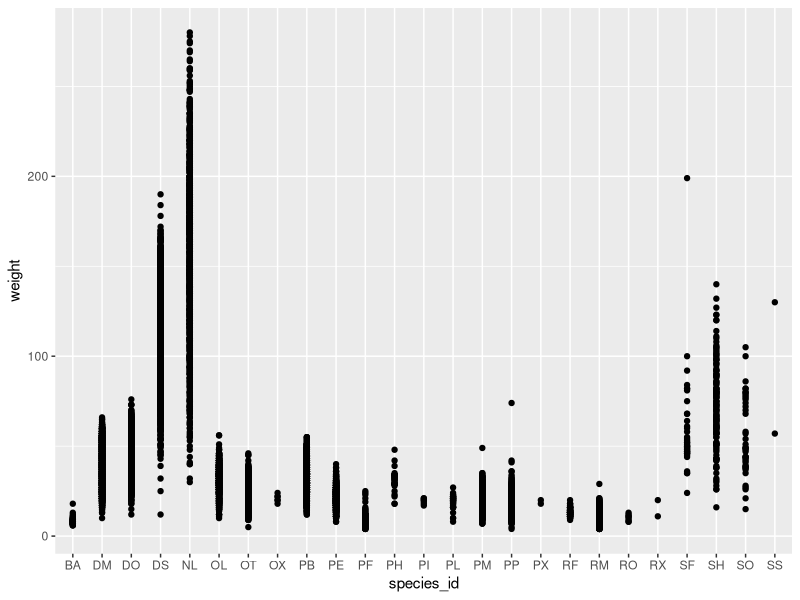
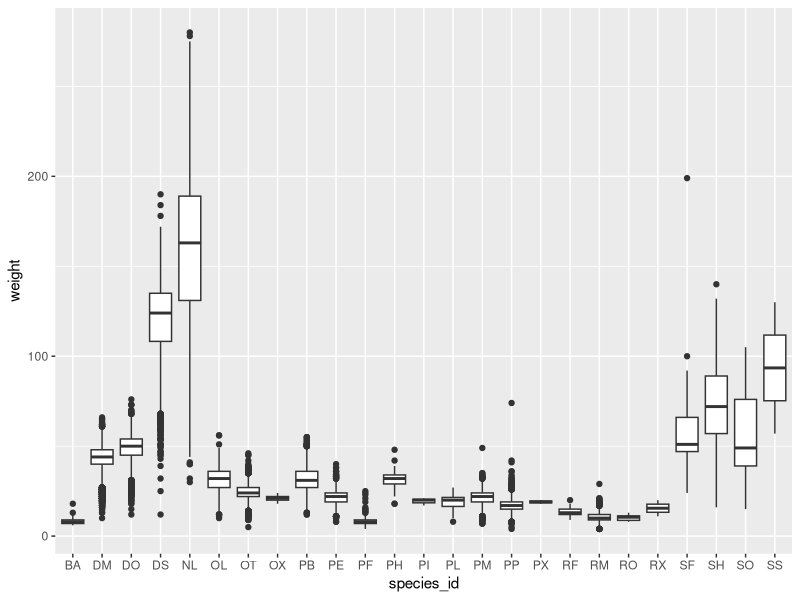
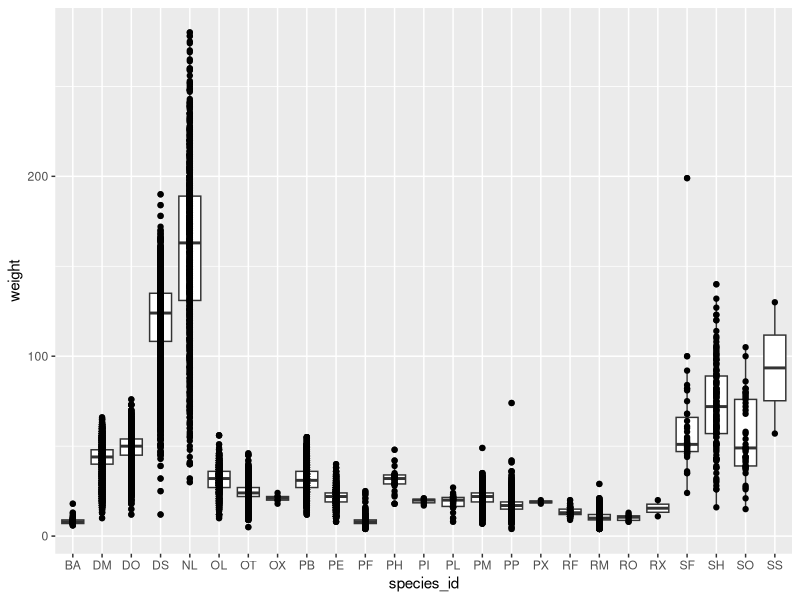
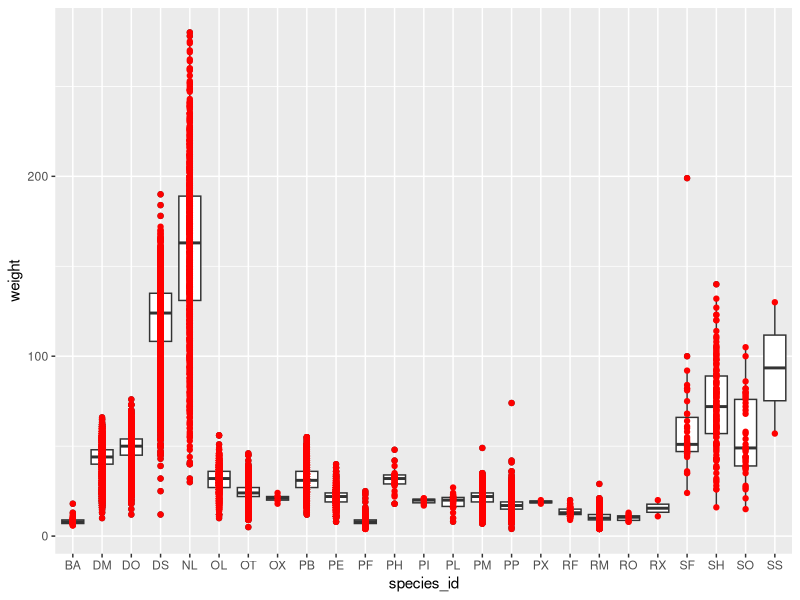
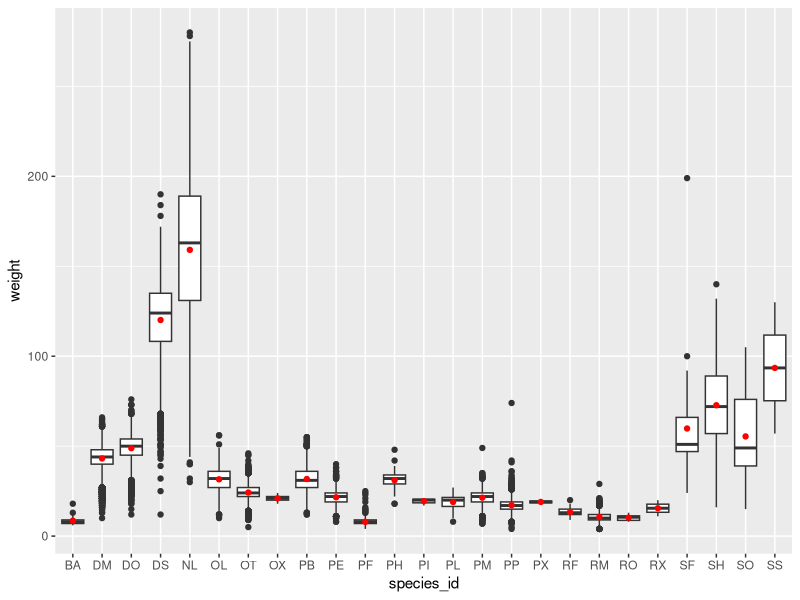
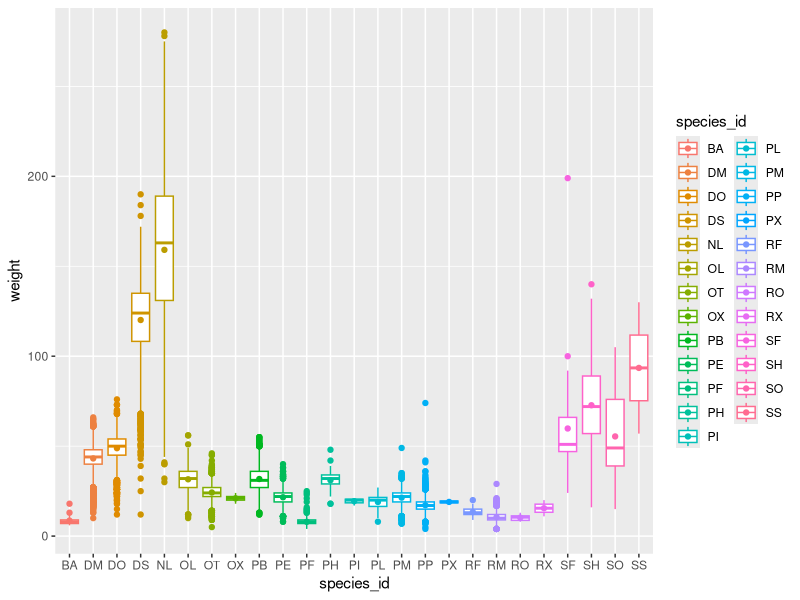

Generate these figures, in order, with R:
## ---- chunk 1
library(dplyr)
animals <- read.csv('data/animals.csv',
  na.strings = '') %>%
  select(year, species_id, sex, weight) %>%
  na.omit()
## ---- chunk 2
library(ggplot2)
ggplot(animals,
       aes(x = species_id, y = weight)) +
  geom_point()
## ---- chunk 3
ggplot(animals,
       aes(x = species_id, y = weight)) +
  geom_boxplot()
## ---- chunk 4
ggplot(animals,
       aes(x = species_id, y = weight)) +
  geom_boxplot() +
  geom_point()
## ---- chunk 5
ggplot(animals,
       aes(x = species_id, y = weight)) +
  geom_boxplot() +
  geom_point(color = 'red')
## ---- chunk 6
ggplot(animals,
       aes(x = species_id, y = weight)) +
  geom_boxplot() +
  geom_point(
    color = 'red',
    stat = 'summary',
    fun.y = 'mean')
## ---- chunk 7
ggplot(animals,
       aes(x = species_id, y = weight,
           color = species_id)) +
  geom_boxplot() +
  geom_point(stat = 'summary',
             fun.y = 'mean')
